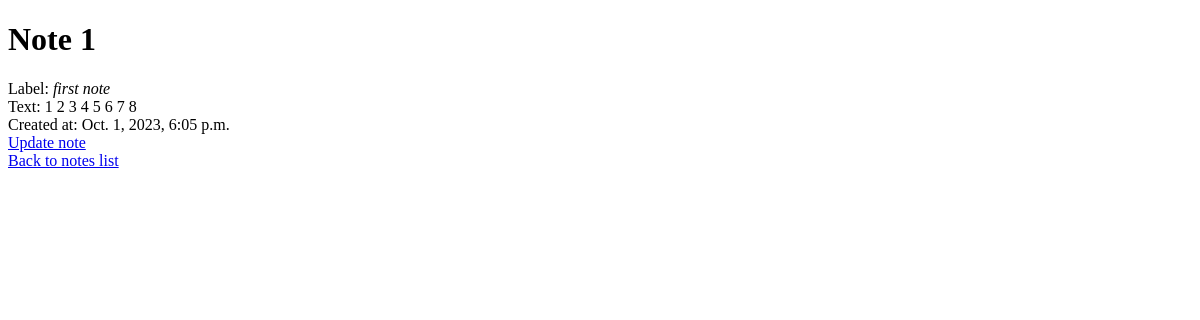
/list/1/, run on an earlier commit of the app's database.
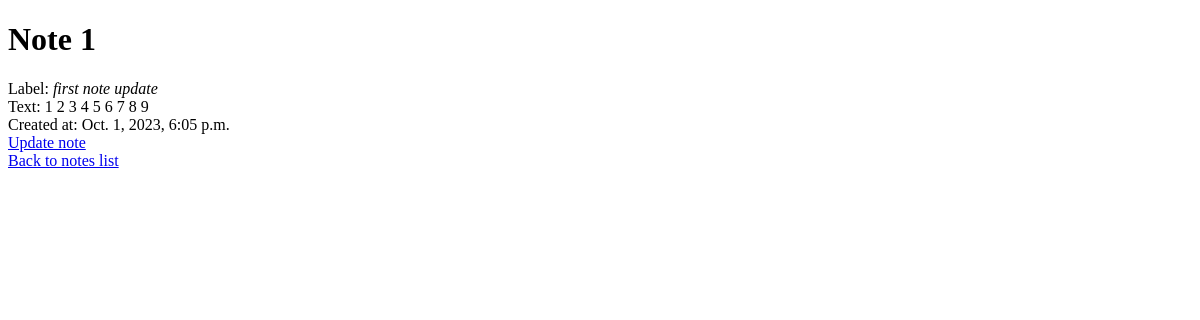
And on a later commit of the database.
### simple_app/models.py (models this page shows)
class Note(models.Model):
    created_at = models.DateTimeField(auto_now_add=True)
    label = models.TextField(null=False, blank=True, max_length=255)
    text = models.TextField(null=False, blank=True)
    archived = models.BooleanField(default=False)

### simple_app/views.py (the view)
# urls.py: path("list/<int:pk>/", NoteDetailView.as_view(), name="note_detail"),
class NoteDetailView(DetailView):
    template_name = "simple_app/note_details.html"
    model = Note
    context_object_name = "note"

### simple_app/templates/simple_app/note_details.html (shortened to what this page needs)
{% extends 'simple_app/base.html' %}
{% block body %}
    <h1>Note <strong>{{ note.pk }}</strong></h1>
    <div>
        <div>Label: <em>{{ note.label }}</em></div>
        <div>Text: {{ note.text }}</div>
        <div>Created at: {{ note.created_at }}</div>
    </div>
    <div>
        <a href="{% url 'simple_app:note_update' pk=note.pk %}">Update note</a>
    </div>
    <div>
        <a href="{% url 'simple_app:notes_list' %}">Back to notes list</a>
    </div>
{% endblock %}

### simple_app/templates/simple_app/base.html (shortened to what this page needs)
<!DOCTYPE html>
<html lang="en">
<head>
</head>
<body>
{% block body %}{% endblock %}
</body>
</html>

What changed in the data, as far as the page shows it:
changed Note id 1: label "first note" → "first note update"; text "1 2 3 4 5 6 7 8" → "1 2 3 4 5 6 7 8 9"
